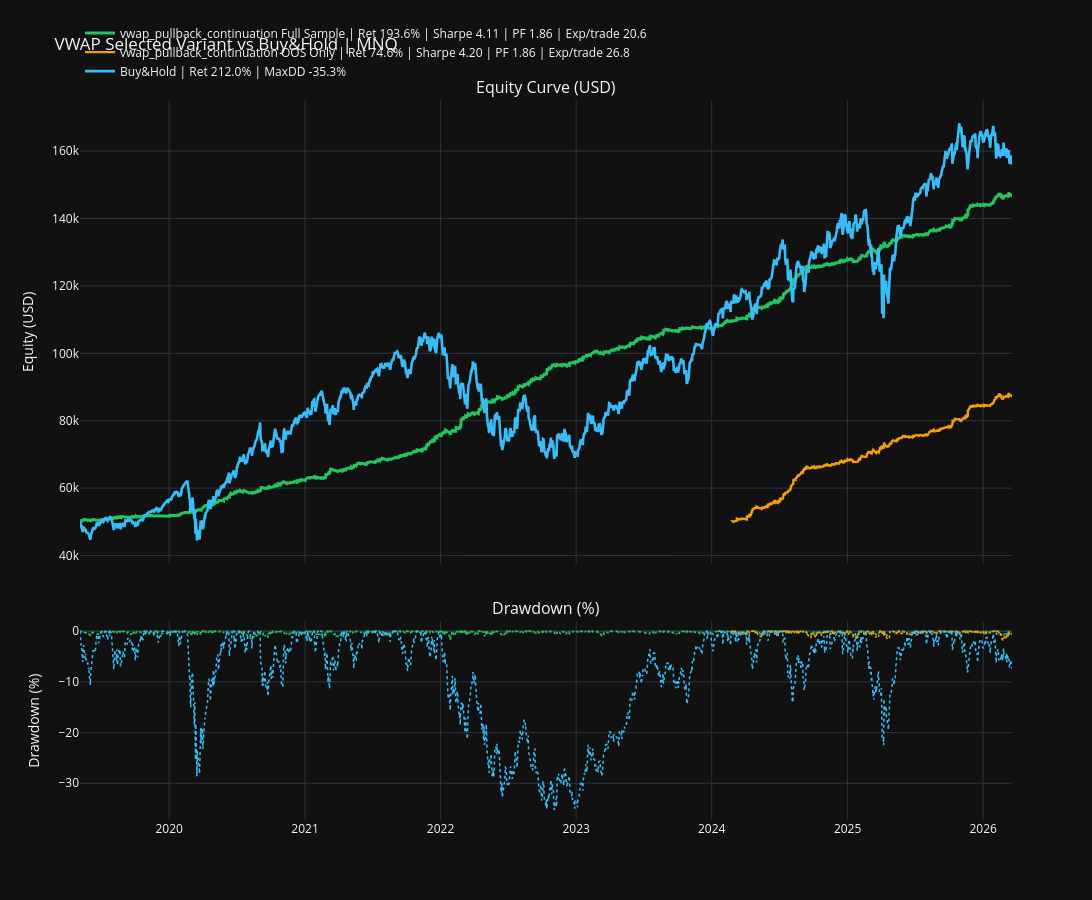

Here is the notebook cell this chart was saved with:
### Markdown cell above
## 4) Selected variant vs Buy and Hold

### Code cell
selected_ret = curve_total_return_pct(selected_curve, INITIAL_CAPITAL_USD)
selected_dd_pct = curve_max_drawdown_pct(selected_curve)
selected_cagr_pct = curve_annualized_return(selected_curve, INITIAL_CAPITAL_USD) * 100.0
selected_vol_pct = curve_daily_vol(selected_curve) * 100.0
selected_overall_sh = float(metrics_overall.get("sharpe_ratio", 0.0))
selected_overall_pf = float(metrics_overall.get("profit_factor", 0.0))
selected_overall_exp = float(metrics_overall.get("expectancy_per_trade", 0.0))

selected_oos_ret = curve_total_return_pct(selected_curve_oos, INITIAL_CAPITAL_USD)
selected_oos_dd_pct = curve_max_drawdown_pct(selected_curve_oos)
selected_oos_sh = float(metrics_oos.get("sharpe_ratio", 0.0))
selected_oos_pf = float(metrics_oos.get("profit_factor", 0.0))
selected_oos_exp = float(metrics_oos.get("expectancy_per_trade", 0.0))

bench_ret = curve_total_return_pct(benchmark_curve, BENCHMARK_INITIAL_CAPITAL_USD)
bench_dd_pct = curve_max_drawdown_pct(benchmark_curve)
bench_sh = curve_daily_sharpe(benchmark_curve)
bench_cagr_pct = curve_annualized_return(benchmark_curve, BENCHMARK_INITIAL_CAPITAL_USD) * 100.0
bench_vol_pct = curve_daily_vol(benchmark_curve) * 100.0
bench_is_sh = curve_daily_sharpe(benchmark_curve_is)
bench_oos_sh = curve_daily_sharpe(benchmark_curve_oos)

fig = make_subplots(
    rows=2,
    cols=1,
    shared_xaxes=True,
    vertical_spacing=0.08,
    row_heights=[0.70, 0.30],
    subplot_titles=("Equity Curve (USD)", "Drawdown (%)"),
)

fig.add_trace(
    go.Scatter(
        x=selected_curve["timestamp"],
        y=selected_curve["equity"],
        mode="lines",
        name=f"{SELECTED_VARIANT_NAME} Full Sample | Ret {selected_ret:.1f}% | Sharpe {selected_overall_sh:.2f} | PF {selected_overall_pf:.2f} | Exp/trade {selected_overall_exp:.1f}",
        line=dict(width=3.0, color="#22c55e"),
    ),
    row=1,
    col=1,
)
fig.add_trace(
    go.Scatter(
        x=selected_curve["timestamp"],
        y=selected_curve["drawdown_pct"],
        mode="lines",
        name="DD Selected Variant",
        showlegend=False,
        line=dict(width=1.7, color="#22c55e", dash="dot"),
    ),
    row=2,
    col=1,
)
fig.add_trace(
    go.Scatter(
        x=selected_curve_oos["timestamp"],
        y=selected_curve_oos["equity"],
        mode="lines",
        name=f"{SELECTED_VARIANT_NAME} OOS Only | Ret {selected_oos_ret:.1f}% | Sharpe {selected_oos_sh:.2f} | PF {selected_oos_pf:.2f} | Exp/trade {selected_oos_exp:.1f}",
        line=dict(width=2.4, color="#f59e0b"),
    ),
    row=1,
    col=1,
)
fig.add_trace(
    go.Scatter(
        x=selected_curve_oos["timestamp"],
        y=selected_curve_oos["drawdown_pct"],
        mode="lines",
        name="DD Selected Variant OOS",
        showlegend=False,
        line=dict(width=1.5, color="#f59e0b", dash="dot"),
    ),
    row=2,
    col=1,
)
fig.add_trace(
    go.Scatter(
        x=benchmark_curve["timestamp"],
        y=benchmark_curve["equity"],
        mode="lines",
        name=f"{BENCHMARK_LABEL} | Ret {bench_ret:.1f}% | MaxDD {bench_dd_pct:.1f}%",
        line=dict(width=2.6, color="#38bdf8"),
    ),
    row=1,
    col=1,
)
fig.add_trace(
    go.Scatter(
        x=benchmark_curve["timestamp"],
        y=benchmark_curve["drawdown_pct"],
        mode="lines",
        name="DD Buy&Hold",
        showlegend=False,
        line=dict(width=1.5, color="#38bdf8", dash="dot"),
    ),
    row=2,
    col=1,
)

fig.update_layout(
    template=PLOT_TEMPLATE,
    width=int(PLOT_WIDTH),
    height=900,
    title=f"VWAP Selected Variant vs {BENCHMARK_LABEL} | {SYMBOL}",
    legend=dict(orientation="h", yanchor="bottom", y=1.02, xanchor="left", x=0.0),
)
fig.update_yaxes(title_text="Equity (USD)", row=1, col=1)
fig.update_yaxes(title_text="Drawdown (%)", row=2, col=1)
fig.show()

display(Markdown(build_scope_readout_markdown(
    full_curve=selected_curve,
    oos_curve=selected_curve_oos,
    initial_capital=INITIAL_CAPITAL_USD,
    full_label=f"{SELECTED_VARIANT_NAME} full-sample curve",
    oos_label=f"{SELECTED_VARIANT_NAME} OOS-only curve",
)))

display(Markdown(
    "### Strategy vs benchmark\n"
    f"- {format_curve_stats_line(SELECTED_VARIANT_NAME, selected_overall_sh, selected_ret, selected_cagr_pct, selected_vol_pct, selected_dd_pct, pf=selected_overall_pf, exp=selected_overall_exp)}\n"
    f"- {format_curve_stats_line(BENCHMARK_LABEL, bench_sh, bench_ret, bench_cagr_pct, bench_vol_pct, bench_dd_pct)}"
))

### Figure 1 — Plotly figure (JSON) as saved in the notebook; plotly's stock layout.template omitted (floating-point values rounded to 4 significant figures; data arrays with more than 128 entries replaced by an {"elided": "..."} marker saying what was removed)
{"data": [{"line": {"color": "#22c55e", "width": 3}, "mode": "lines", "name": "vwap_pullback_continuation Full Sample | Ret 193.6% | Sharpe 4.11 | PF 1.86 | Exp/trade 20.6", "type": "scatter", "x": {"elided": "4690 str values"}, "xaxis": "x", "y": {"elided": "4690 float values"}, "yaxis": "y"}, {"line": {"color": "#22c55e", "dash": "dot", "width": 1.7}, "mode": "lines", "name": "DD Selected Variant", "showlegend": false, "type": "scatter", "x": {"elided": "4690 str values"}, "xaxis": "x2", "y": {"elided": "4690 float values"}, "yaxis": "y2"}, {"line": {"color": "#f59e0b", "width": 2.4}, "mode": "lines", "name": "vwap_pullback_continuation OOS Only | Ret 74.6% | Sharpe 4.20 | PF 1.86 | Exp/trade 26.8", "type": "scatter", "x": {"elided": "1392 str values"}, "xaxis": "x", "y": {"elided": "1392 float values"}, "yaxis": "y"}, {"line": {"color": "#f59e0b", "dash": "dot", "width": 1.5}, "mode": "lines", "name": "DD Selected Variant OOS", "showlegend": false, "type": "scatter", "x": {"elided": "1392 str values"}, "xaxis": "x2", "y": {"elided": "1392 float values"}, "yaxis": "y2"}, {"line": {"color": "#38bdf8", "width": 2.6}, "mode": "lines", "name": "Buy&Hold | Ret 212.0% | MaxDD -35.3%", "type": "scatter", "x": {"elided": "1747 str values"}, "xaxis": "x", "y": {"elided": "1747 float values"}, "yaxis": "y"}, {"line": {"color": "#38bdf8", "dash": "dot", "width": 1.5}, "mode": "lines", "name": "DD Buy&Hold", "showlegend": false, "type": "scatter", "x": {"elided": "1747 str values"}, "xaxis": "x2", "y": {"elided": "1747 float values"}, "yaxis": "y2"}], "layout": {"annotations": [{"font": {"size": 16}, "showarrow": false, "text": "Equity Curve (USD)", "x": 0.5, "xanchor": "center", "xref": "paper", "y": 1, "yanchor": "bottom", "yref": "paper"}, {"font": {"size": 16}, "showarrow": false, "text": "Drawdown (%)", "x": 0.5, "xanchor": "center", "xref": "paper", "y": 0.276, "yanchor": "bottom", "yref": "paper"}], "height": 900, "legend": {"orientation": "h", "x": 0, "xanchor": "left", "y": 1.02, "yanchor": "bottom"}, "title": {"text": "VWAP Selected Variant vs Buy&Hold | MNQ"}, "width": 1800, "xaxis": {"anchor": "y", "domain": [0, 1], "matches": "x2", "showticklabels": false}, "xaxis2": {"anchor": "y2", "domain": [0, 1]}, "yaxis": {"anchor": "x", "domain": [0.356, 1], "title": {"text": "Equity (USD)"}}, "yaxis2": {"anchor": "x2", "domain": [0, 0.276], "title": {"text": "Drawdown (%)"}}}}
